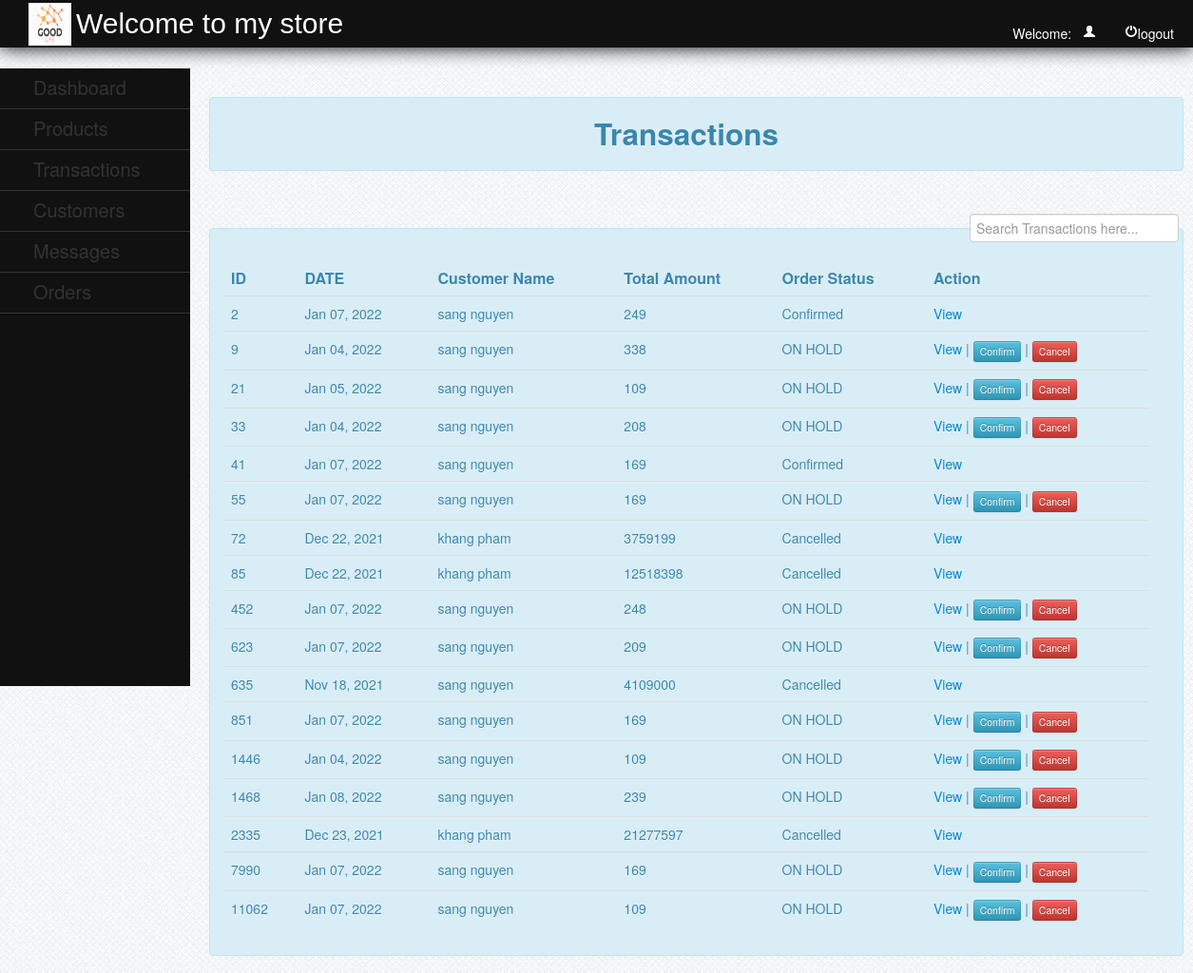
Screenshot of /admin/transaction.php (signed in) with the database file from the repository.
### tables this page shows
CREATE TABLE `transaction` (
  `transaction_id` int(11) NOT NULL,
  `customerid` int(11) NOT NULL,
  `amount` int(11) NOT NULL,
  `order_stat` varchar(100) NOT NULL,
  `order_date` varchar(50) NOT NULL
);

CREATE TABLE `customer` (
  `customerid` int(11) NOT NULL,
  `firstname` varchar(50) NOT NULL,
  `lastname` varchar(50) NOT NULL,
  `address` varchar(100) NOT NULL,
  `country` varchar(50) NOT NULL,
  `telephone` varchar(20) NOT NULL,
  `email` varchar(50) NOT NULL,
  `password` varchar(50) NOT NULL
);

### admin/transaction.php (the view, shortened to what this page needs)
<?php
	include("../database/dbconn.php");
?>
<!DOCTYPE html>
<html>
<head>
	<link rel = "stylesheet" type = "text/css" href="../css/style.css" media="all">
	<link rel="stylesheet" type="text/css" href="../css/bootstrap.css">
		<link href="../facefiles/facebox.css" media="screen" rel="stylesheet" type="text/css" />
</head>
<body>
	<div id="header" style="position:fixed;">
		<img src="../img/logo.png">
		<label>Welcome to my store</label>
			<?php
				$id = (int) $_SESSION['id'];
					$query = $conn->query ("SELECT * FROM admin WHERE adminid = '$id' ") or die (mysqli_error());
					$fetch = $query->fetch_array ();
			?>
			<ul>
				<li><a href="../function/admin_logout.php"><i class="icon-off icon-white"></i>logout</a></li>
				<li>Welcome:&nbsp;&nbsp;&nbsp;<i class="icon-user icon-white"></i><?php echo $fetch['username']; ?></a></li>
			</ul>
	</div>
	<br>
	<div id="leftnav">
		<ul>
			<li><a href="admin_home.php" style="color:#333;">Dashboard</a></li>
			<li><a href="admin_home.php">Products</a>
			</li>
			<li><a href="transaction.php">Transactions</a></li>
			<li><a href="customer.php">Customers</a></li>
			<li><a href="message.php">Messages</a></li>
			<li><a href="order.php">Orders</a></li>
		</ul>
	</div>
	<div id="rightcontent" style="position:absolute; top:10%;">
			<div class="alert alert-info"><center><h2>Transactions	</h2></center></div>
			<br />
				<label  style="padding:5px; float:right;"><input type="text" name="filter" placeholder="Search Transactions here..." id="filter"></label>
			<br />
			<div class="alert alert-info">
			<table class="table table-hover" style="background-color:;">
				<thead>
				<tr style="font-size:16px;">
					<th>ID</th>
					<th>DATE</th>
					<th>Customer Name</th>
					<th>Total Amount</th>
					<th>Order Status</th>
					<th>Action</th>
				</tr>
				</thead>
				<tbody>
				<?php
					$query = $conn->query("SELECT * FROM transaction LEFT JOIN customer ON customer.customerid = transaction.customerid") or die(mysqli_error());
					while($fetch = $query->fetch_array())
						{
						$id = $fetch['transaction_id'];
						$amnt = $fetch['amount'];
						$o_stat = $fetch['order_stat'];
						$o_date = $fetch['order_date'];
						$name = $fetch['firstname'].' '.$fetch['lastname'];
				?>
				<tr>
					<td><?php echo $id; ?></td>
					<td><?php echo $o_date; ?></td>
					<td><?php echo $name; ?></td>
					<td><?php echo $amnt; ?></td>
					<td><?php echo $o_stat; ?></td>
					<td><a href="receipt.php?tid=<?php echo $id; ?>">View</a>
					<?php
					if($o_stat == 'Confirmed'){
					}elseif($o_stat == 'Cancelled'){
					}else{
					echo '| <a class="btn btn-mini btn-info" href="confirm.php?id='.$id.'">Confirm</a> ';
					echo '| <a class="btn btn-mini btn-danger" href="cancel.php?id='.$id.'">Cancel</a></td>';
					}
					?>
				</tr>
				<?php
					}
				?>
				</tbody>
			</table>
			</div>
			</div>
</body>
</html>

### css/style.css (style rules this page uses)
body { background:url(../images/bg.png) repeat scroll left top #e7ebf2; }
#header { height:50px; width:100%; background-color:#111; color:#fff; text-indent:10px; -webkit-box-shadow:0px 0px 20px 0px black; -moz-box-shadow:0px 0px 20px 0px black; box-shadow:0px 0px 20px 0px black; }
#header img { position:absolute; height:45px; width:45px; margin-left:20px; margin-top:2.5px; }
#header label { position:relative; top:15px; color:#fff; text-indent:80px; font-size:30px; clear:both; font-family:arial; }
#header ul { list-style-type:none; position:relative; }
#header ul li { display:inline; position:relative; float:right; margin-right:20px; }
#header ul li a { text-decoration:none; color:#fff; }
#leftnav { position:fixed; background-color:#111; width:200px; top:7%; height:650px; }
#leftnav ul { list-style-type:none; text-indent:35px; right:25px; position:relative; }
#leftnav ul li { border-bottom:1px solid #333; padding-top:10px; padding-bottom:10px; width:200px; }
#leftnav ul li a { text-decoration:none; color:#333; font-size:20px; }
#rightcontent { position:relative; width:1025px; top:50px; left:220px; z-index:-99999; }

### rows the page displays
transaction: transaction_id "2", order_date "Jan 07, 2022", customerid.lastname "sang nguyen", amount "249", order_stat "Confirmed"
transaction: transaction_id "9", order_date "Jan 04, 2022", customerid.lastname "sang nguyen", amount "338", order_stat "ON HOLD"
transaction: transaction_id "21", order_date "Jan 05, 2022", customerid.lastname "sang nguyen", amount "109", order_stat "ON HOLD"
transaction: transaction_id "33", order_date "Jan 04, 2022", customerid.lastname "sang nguyen", amount "208", order_stat "ON HOLD"
transaction: transaction_id "41", order_date "Jan 07, 2022", customerid.lastname "sang nguyen", amount "169", order_stat "Confirmed"
transaction: transaction_id "55", order_date "Jan 07, 2022", customerid.lastname "sang nguyen", amount "169", order_stat "ON HOLD"
transaction: transaction_id "72", order_date "Dec 22, 2021", customerid.lastname "khang pham", amount "3759199", order_stat "Cancelled"
transaction: transaction_id "85", order_date "Dec 22, 2021", customerid.lastname "khang pham", amount "12518398", order_stat "Cancelled"
transaction: transaction_id "452", order_date "Jan 07, 2022", customerid.lastname "sang nguyen", amount "248", order_stat "ON HOLD"
transaction: transaction_id "623", order_date "Jan 07, 2022", customerid.lastname "sang nguyen", amount "209", order_stat "ON HOLD"
transaction: transaction_id "635", order_date "Nov 18, 2021", customerid.lastname "sang nguyen", amount "4109000", order_stat "Cancelled"
transaction: transaction_id "851", order_date "Jan 07, 2022", customerid.lastname "sang nguyen", amount "169", order_stat "ON HOLD"
transaction: transaction_id "1446", order_date "Jan 04, 2022", customerid.lastname "sang nguyen", amount "109", order_stat "ON HOLD"
transaction: transaction_id "1468", order_date "Jan 08, 2022", customerid.lastname "sang nguyen", amount "239", order_stat "ON HOLD"
transaction: transaction_id "2335", order_date "Dec 23, 2021", customerid.lastname "khang pham", amount "21277597", order_stat "Cancelled"
transaction: transaction_id "7990", order_date "Jan 07, 2022", customerid.lastname "sang nguyen", amount "169", order_stat "ON HOLD"
transaction: transaction_id "11062", order_date "Jan 07, 2022", customerid.lastname "sang nguyen", amount "109", order_stat "ON HOLD"
